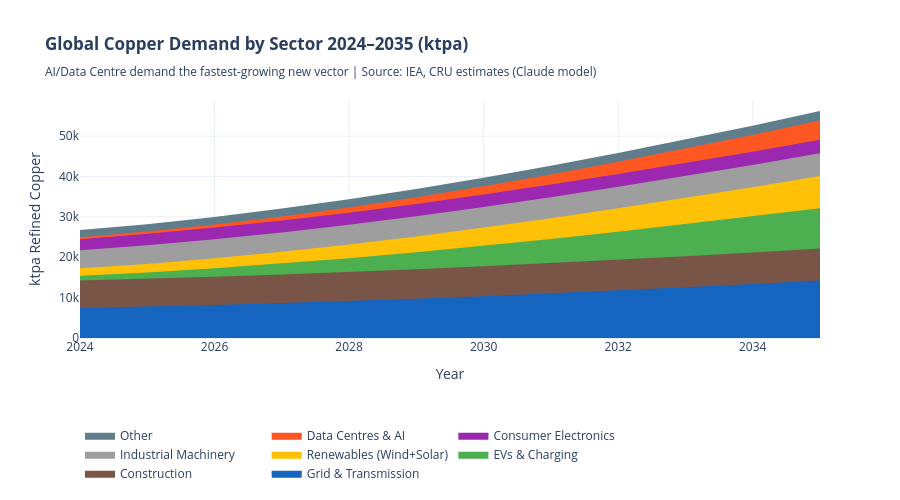

Here is the notebook cell this chart was saved with:
### Markdown cell above
## Section 1: Macro Copper Demand — The Supercycle Thesis

### Why Copper Is at All-Time Highs in 2026

Copper hit a **record $6.61/lb** on January 29, 2026 — an 11% intraday surge — driven by:

1. **AI Infrastructure Buildout**: Data centres consume ~20,000 kg of copper per MW. The AI 
   infrastructure wave (Stargate $500B, hyperscaler capex explosion) is adding an entirely new 
   demand vector that didn't exist in prior commodity cycles.
   
2. **Trump Tariff Front-Running**: Section 232 investigation into copper imports prompted 
   aggressive US stockpiling, creating a structural COMEX premium over LME.
   
3. **Energy Transition Supercycle**: EVs (83kg Cu vs 23kg ICE), offshore wind (12,000 kg/MW), 
   solar (4,500 kg/MW), and grid modernisation are compounding demand with no cyclical offset.

4. **Mine Supply Stagnation**: Grade decline at major porphyry mines (Escondida, Grasberg), 
   permitting delays, water scarcity in Chile, and resource nationalism are capping supply growth.

5. **Chinese Stimulus**: Recovery in Chinese construction and manufacturing adding base demand.

**Goldman Sachs estimates the copper market faced a 600,000t surplus in 2025 despite record 
prices** — yet prices broke records. This reflects market forward-pricing of structural deficits 
expected from 2027-2030 as mine supply peaks and transition demand accelerates.

> **LKY Relevance:** Locksley's Tottenham VHMS deposit would be a direct beneficiary of elevated 
> copper prices. A higher copper price increases the economics of marginal deposits significantly.

### Code cell
# ── Macro Copper Demand Model (ktpa refined copper) ──────────────────────────
years = list(range(2024, 2036))

demand_data = {
    "Grid & Transmission":     [7200, 7500, 7900, 8400, 8900, 9500, 10100, 10800, 11500, 12300, 13100, 14000],
    "Construction":            [6800, 6900, 7000, 7100, 7200, 7300,  7400,  7500,  7600,  7700,  7800,  7900],
    "EVs & Charging":          [1200, 1600, 2100, 2700, 3400, 4200,  5100,  6000,  7000,  8000,  9000, 10000],
    "Renewables (Wind+Solar)": [1800, 2100, 2500, 2900, 3400, 3900,  4500,  5100,  5800,  6500,  7200,  8000],
    "Industrial Machinery":    [4500, 4600, 4700, 4800, 4900, 5000,  5100,  5200,  5300,  5400,  5500,  5600],
    "Consumer Electronics":    [2800, 2850, 2900, 2950, 3000, 3050,  3100,  3150,  3200,  3250,  3300,  3350],
    "Data Centres & AI":       [ 400,  550,  750, 1000, 1300, 1650,  2050,  2500,  3000,  3550,  4150,  4800],
    "Other":                   [1800, 1850, 1900, 1950, 2000, 2050,  2100,  2150,  2200,  2250,  2300,  2350],
}

df_demand = pd.DataFrame(demand_data, index=years)

fig = go.Figure()
colors = ['#1565C0','#795548','#4CAF50','#FFC107','#9E9E9E','#9C27B0','#FF5722','#607D8B']
for i, col in enumerate(df_demand.columns):
    fig.add_trace(go.Scatter(
        x=years, y=df_demand[col], name=col,
        stackgroup='one', fillcolor=colors[i % len(colors)],
        line=dict(color=colors[i % len(colors)])
    ))

fig.update_layout(
    title="<b>Global Copper Demand by Sector 2024–2035 (ktpa)</b><br><sub>AI/Data Centre demand the fastest-growing new vector | Source: IEA, CRU estimates (Claude model)</sub>",
    xaxis_title="Year", yaxis_title="ktpa Refined Copper",
    hovermode="x unified", template="plotly_white",
    legend=dict(orientation="h", y=-0.35),
    height=500
)
fig.show()

total_demand_2024 = df_demand.loc[2024].sum()
total_demand_2035 = df_demand.loc[2035].sum()
growth_pct = (total_demand_2035 / total_demand_2024 - 1) * 100
print(f"Total demand 2024: {total_demand_2024:,.0f} ktpa")
print(f"Total demand 2035: {total_demand_2035:,.0f} ktpa")
print(f"Total growth:      +{growth_pct:.1f}% over 11 years")
print(f"AI/Data Centre grows from {df_demand.loc[2024,'Data Centres & AI']} to {df_demand.loc[2035,'Data Centres & AI']} ktpa ({(df_demand.loc[2035,'Data Centres & AI']/df_demand.loc[2024,'Data Centres & AI']-1)*100:.0f}% growth)")

### Figure 1 — Plotly figure (JSON) as saved in the notebook; plotly's stock layout.template omitted (floating-point values rounded to 4 significant figures)
{"data": [{"fillcolor": "#1565C0", "line": {"color": "#1565C0"}, "name": "Grid & Transmission", "stackgroup": "one", "type": "scatter", "x": [2024, 2025, 2026, 2027, 2028, 2029, 2030, 2031, 2032, 2033, 2034, 2035], "y": [7200, 7500, 7900, 8400, 8900, 9500, 10100, 10800, 11500, 12300, 13100, 14000]}, {"fillcolor": "#795548", "line": {"color": "#795548"}, "name": "Construction", "stackgroup": "one", "type": "scatter", "x": [2024, 2025, 2026, 2027, 2028, 2029, 2030, 2031, 2032, 2033, 2034, 2035], "y": [6800, 6900, 7000, 7100, 7200, 7300, 7400, 7500, 7600, 7700, 7800, 7900]}, {"fillcolor": "#4CAF50", "line": {"color": "#4CAF50"}, "name": "EVs & Charging", "stackgroup": "one", "type": "scatter", "x": [2024, 2025, 2026, 2027, 2028, 2029, 2030, 2031, 2032, 2033, 2034, 2035], "y": [1200, 1600, 2100, 2700, 3400, 4200, 5100, 6000, 7000, 8000, 9000, 10000]}, {"fillcolor": "#FFC107", "line": {"color": "#FFC107"}, "name": "Renewables (Wind+Solar)", "stackgroup": "one", "type": "scatter", "x": [2024, 2025, 2026, 2027, 2028, 2029, 2030, 2031, 2032, 2033, 2034, 2035], "y": [1800, 2100, 2500, 2900, 3400, 3900, 4500, 5100, 5800, 6500, 7200, 8000]}, {"fillcolor": "#9E9E9E", "line": {"color": "#9E9E9E"}, "name": "Industrial Machinery", "stackgroup": "one", "type": "scatter", "x": [2024, 2025, 2026, 2027, 2028, 2029, 2030, 2031, 2032, 2033, 2034, 2035], "y": [4500, 4600, 4700, 4800, 4900, 5000, 5100, 5200, 5300, 5400, 5500, 5600]}, {"fillcolor": "#9C27B0", "line": {"color": "#9C27B0"}, "name": "Consumer Electronics", "stackgroup": "one", "type": "scatter", "x": [2024, 2025, 2026, 2027, 2028, 2029, 2030, 2031, 2032, 2033, 2034, 2035], "y": [2800, 2850, 2900, 2950, 3000, 3050, 3100, 3150, 3200, 3250, 3300, 3350]}, {"fillcolor": "#FF5722", "line": {"color": "#FF5722"}, "name": "Data Centres & AI", "stackgroup": "one", "type": "scatter", "x": [2024, 2025, 2026, 2027, 2028, 2029, 2030, 2031, 2032, 2033, 2034, 2035], "y": [400, 550, 750, 1000, 1300, 1650, 2050, 2500, 3000, 3550, 4150, 4800]}, {"fillcolor": "#607D8B", "line": {"color": "#607D8B"}, "name": "Other", "stackgroup": "one", "type": "scatter", "x": [2024, 2025, 2026, 2027, 2028, 2029, 2030, 2031, 2032, 2033, 2034, 2035], "y": [1800, 1850, 1900, 1950, 2000, 2050, 2100, 2150, 2200, 2250, 2300, 2350]}], "layout": {"height": 500, "hovermode": "x unified", "legend": {"orientation": "h", "y": -0.35}, "title": {"text": "<b>Global Copper Demand by Sector 2024–2035 (ktpa)</b><br><sub>AI/Data Centre demand the fastest-growing new vector | Source: IEA, CRU estimates (Claude model)</sub>"}, "xaxis": {"title": {"text": "Year"}}, "yaxis": {"title": {"text": "ktpa Refined Copper"}}}}
